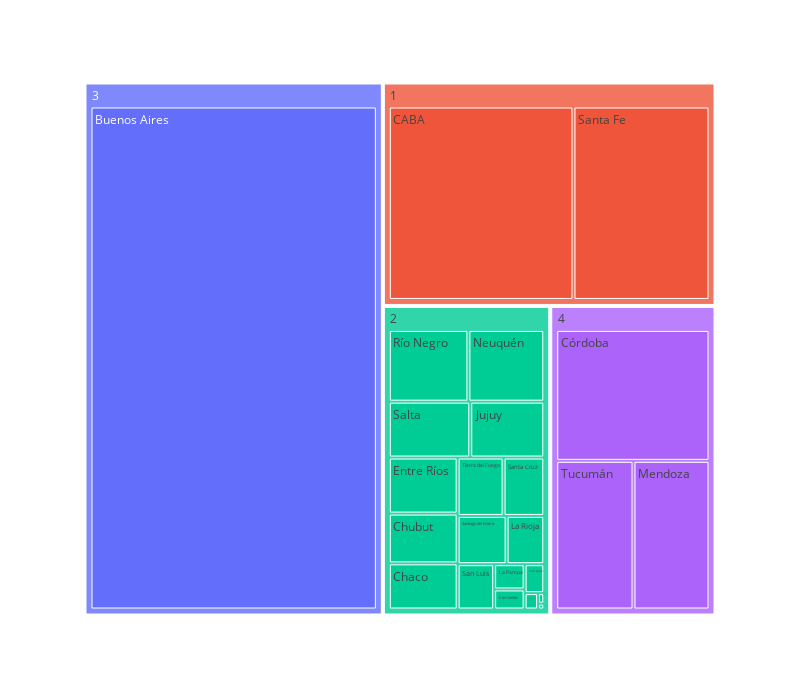

Notebook code for this chart:
### Code cell
import plotly.express as px
fig = px.treemap(dataset_km_sub_concat, path=['cluster', 'residencia_provincia_nombre'], values='confirmados')
fig.update_layout(autosize=False,width=800,height=700)

fig.show()

### Figure 1 — Plotly figure (JSON) as saved in the notebook; plotly's stock layout.template omitted (floating-point values rounded to 4 significant figures)
{"data": [{"branchvalues": "total", "domain": {"x": [0, 1], "y": [0, 1]}, "hovertemplate": "labels=%{label}<br>confirmados=%{value}<br>parent=%{parent}<br>id=%{id}<extra></extra>", "ids": ["3/Buenos Aires", "1/CABA", "2/Catamarca", "2/Chaco", "2/Chubut", "2/Corrientes", "4/Córdoba", "2/Entre Ríos", "2/Formosa", "2/Jujuy", "2/La Pampa", "2/La Rioja", "4/Mendoza", "2/Misiones", "2/Neuquén", "2/Río Negro", "2/Salta", "2/San Juan", "2/San Luis", "2/Santa Cruz", "1/Santa Fe", "2/Santiago del Estero", "2/Tierra del Fuego", "4/Tucumán", "1", "2", "3", "4"], "labels": ["Buenos Aires", "CABA", "Catamarca", "Chaco", "Chubut", "Corrientes", "Córdoba", "Entre Ríos", "Formosa", "Jujuy", "La Pampa", "La Rioja", "Mendoza", "Misiones", "Neuquén", "Río Negro", "Salta", "San Juan", "San Luis", "Santa Cruz", "Santa Fe", "Santiago del Estero", "Tierra del Fuego", "Tucumán", "1", "2", "3", "4"], "name": "", "parents": ["3", "1", "2", "2", "2", "2", "4", "2", "2", "2", "2", "2", "4", "2", "2", "2", "2", "2", "2", "2", "1", "2", "2", "4", "", "", "", ""], "type": "treemap", "values": [532417, 143275, 879, 12679, 13674, 2442, 80182, 15402, 145, 16508, 3074, 7260, 45172, 260, 21727, 22792, 18158, 2268, 6604, 9485, 105579, 9434, 10710, 45903, 248854, 173501, 532417, 171257]}], "layout": {"autosize": false, "height": 700, "legend": {"tracegroupgap": 0}, "margin": {"t": 60}, "width": 800}}
